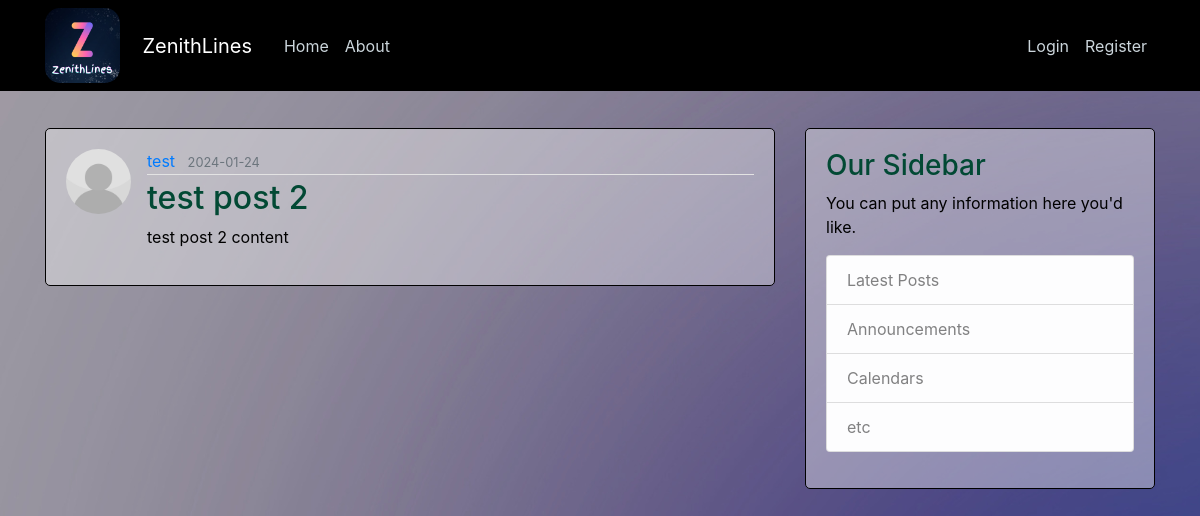
The app's page /post/4 with its own data.
### ZenithLines/models.py (models this page shows, shortened)
class User(db.Model,UserMixin):
    id = db.Column(db.Integer, primary_key=True)
    username = db.Column(db.String(20), unique=True, nullable=False)
    email = db.Column(db.String(120), unique=True, nullable=False)
    image_file = db.Column(db.String(20), nullable=False, default='default.jpg')
    password = db.Column(db.String(60), nullable=False)
    posts = db.relationship('Post', backref='author', lazy='select')

class Post(db.Model):
    id = db.Column(db.Integer, primary_key=True)
    title = db.Column(db.String(100), nullable=False)
    date_posted = db.Column(db.DateTime, nullable=False, default=datetime.utcnow)
    content = db.Column(db.Text, nullable=False)
    user_id = db.Column(db.Integer, db.ForeignKey('user.id'), nullable=False)

### ZenithLines/posts/routes.py (the view)
@posts.route("/post/<int:post_id>")
def post(post_id):
    post = Post.query.get_or_404(post_id)
    return render_template('post.html', title=post.title, post=post)

### ZenithLines/templates/post.html (shortened to what this page needs)
{% extends "layout.html" %}
{% block content %}
  <article class="media content-section">
    <img class="rounded-circle article-img" src="{{ url_for('static', filename=  post.author.image_file) }}">
    <div class="media-body">
      <div class="article-metadata">
        <a class="mr-2" href="{{ url_for('users.user_posts', username=post.author.username) }}">{{ post.author.username }}</a>
        <small class="text-muted">{{ post.date_posted.strftime('%Y-%m-%d') }}</small>
      </div>
      <h2 class="article-title">{{ post.title }}</h2>
      <p class="article-content">{{ post.content }}</p>
    </div>
  </article>
{% endblock content %}

### ZenithLines/static/style.css (style rules this page uses)
body { background-image: url('backgroundimg.png'); color: #333333; margin-top: 5rem; }
h1, h2, h3, h4, h5, h6 { color: #024934; }
.content-section { background: #FDFCFC61; padding: 20px 20px; border: 1px solid black; border-radius: 5px; margin-bottom: 20px; }
.article-title { color: #024934; }
.article-content { color: black; white-space: pre-line; }
.article-img { height: 65px; width: 65px; margin-right: 16px; }
.article-metadata { padding-bottom: 1px; margin-bottom: 4px; border-bottom: 1px solid #e3e3e3 }
img { border-radius: 15px; }

### records on screen
User: image_file (placeholder picture), author.username "test"
Post: date_posted "2024-01-24", title "test post 2", content "test post 2 content"
